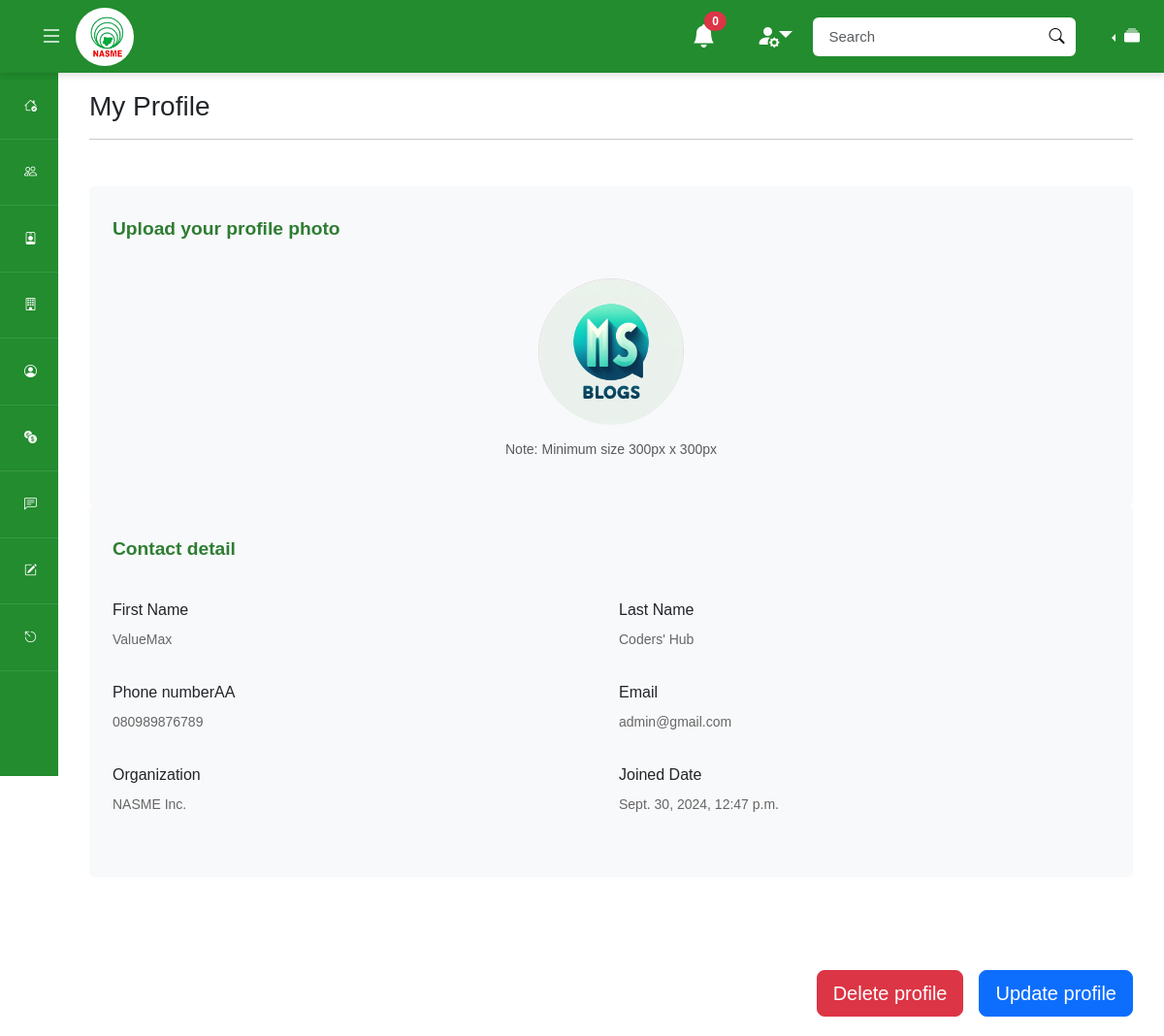
The app's page /testadmin/admin-profile/ (signed in) with its own data.
### mainapp/models.py (models this page shows)
class User(AbstractUser):
    profile_pic = models.ImageField(upload_to='profile_pics/', blank=True, null=True)
    phone_num = models.CharField(null=True, max_length=20, validators=[validators.MinLengthValidator(10)])
    dob = models.DateField(auto_now=False, auto_now_add=False, null=True)
    has_filled_profile = models.BooleanField(default=False)
    last_updated = models.DateTimeField(auto_now=True)
    created_at = models.DateTimeField(auto_now_add=True)
    random_id = models.CharField(max_length=24, null=True)
    suspend_message = models.CharField(max_length=500, null=True)
    is_suspended = models.BooleanField(default=False)

### adminapp/views.py (the view, shortened to what this page needs)
# urls.py: path('admin-profile/', views.admin_profile, name='admin-profile'),
def admin_profile(request):
    match request.user:
        case _ if request.user.is_authenticated == False:
            return redirect('admin-login')
        case _ if request.user.is_staff == False:
            return redirect('admin-login')
    current_admin = request.user
    context = {
        'current_admin': current_admin
    }
    return render(request, "adminapp/admin-profile.html", context)

### adminapp/context_processor.py (called while the page is built)
def global_resources(request):
    all_units = Unit.objects.all()
    context = {
        'units': all_units
    }
    return context

### templates/adminapp/admin-profile.html (shortened to what this page needs)
{% extends 'partials/base.html' %} {% load static %}  {% block content %}
<div class="container">
  <div class="row">
    <div class="col-12">
      <div class="my-5">
        <h3>My Profile</h3>
        <hr />
      </div>
      <form class="file-upload">
        <div class="row mb-5 gx-5">
          <div class="col-xxl-4">
            <div class="bg-secondary-soft px-4 py-5 rounded">
              <div class="row g-3">
                <h4 class="mb-4 mt-0">Upload your profile photo</h4>
                <div class="text-center">
                  <div class="square position-relative display-2 mb-3">
                    <img
                      src="{% if current_admin.profile_pic.url is not None %}{{current_admin.profile_pic.url}}{% else %}{{'https://static.vecteezy.com/system/resources/previews/049/600/131/non_2x/a-silhouette-of-a-man-s-face-in-a-circle-free-vector.jpg'}}{% endif %}"
                      class="img-fluid rounded-circle"
                      style="width: 150px; height: 150px"
                    />
                  </div>
                  <p class="text-muted mt-3 mb-0">
                    <span class="me-1">Note:</span>Minimum size 300px x 300px
                  </p>
                </div>
              </div>
            </div>
          </div>
          <div class="col-xxl-8 mb-5 mb-xxl-0">
            <div class="bg-secondary-soft px-4 py-5 rounded">
              <div class="row g-3">
                <h4 class="mb-4 mt-0">Contact detail</h4>
                <div class="col-md-6">
                  <label class="form-label">First Name</label>
                  <p>{{current_admin.first_name}}</p>
                </div>
                <div class="col-md-6">
                  <label class="form-label">Last Name</label>
                  <p>{{current_admin.last_name}}</p>
                </div>
                <div class="col-md-6">
                  <label class="form-label">Phone numberAA</label>
                  <p>{{current_admin.phone_num|default:"NO VALUE"}}</p>
                </div>
                <div class="col-md-6">
                  <label for="inputEmail4" class="form-label">Email</label>
                  <p>{{current_admin.email}}</p>
                </div>
                <div class="col-md-6">
                  <label class="form-label">Organization</label>
                  <p>NASME Inc.</p>
                </div>
                <div class="col-md-6">
                  <label class="form-label">Joined Date</label>
                  <p>{{current_admin.created_at}}</p>
                </div>
              </div>
            </div>
          </div>
        </div>
        <div class="gap-3 d-md-flex justify-content-md-end text-center">
          <button type="button" class="btn btn-danger btn-lg">
            Delete profile
          </button>
          <button
            type="button"
            class="btn btn-primary btn-lg"
            data-bs-toggle="modal"
            data-bs-target="#editProfileModal"
          >
            Update profile
          </button>
        </div>
      </form>
    </div>
  </div>
</div>
{% endblock content %}

### staticfiles/css/test/dashboard.css (style rules this page uses)
p { font-size: 14px !important; line-height: 1.5 !important; color: #666 !important; }

### staticfiles/css/styles.css (style rules this page uses)
:root { --main-theme: #2e7d32 !important; }
body { font-family: Arial, sans-serif !important; }
h1, h2, h4, h5 { color: var(--main-theme) !important; font-weight: bold !important; }
h4, h5 { font-size: 1.2rem !important; }

### templates/adminapp/admin-profile.html (style rules this page uses)
.rounded { border-radius: 5px !important; }
.py-5 { padding-top: 3rem !important; padding-bottom: 3rem !important; }
.px-4 { padding-right: 1.5rem !important; padding-left: 1.5rem !important; }
.file-upload .square { height: 150px; width: 150px; margin: auto; vertical-align: middle; border: 1px solid #e5dfe4; background-color: #fff; border-radius: 50%; }
.bg-secondary-soft { background-color: #f8f9fb !important; }

### records on screen
User: profile_pic (picture), first_name "ValueMax", last_name "Coders' Hub", phone_num "080989876789", email "admin@gmail.com", created_at "Sept. 30, 2024, 12:47 p.m."
